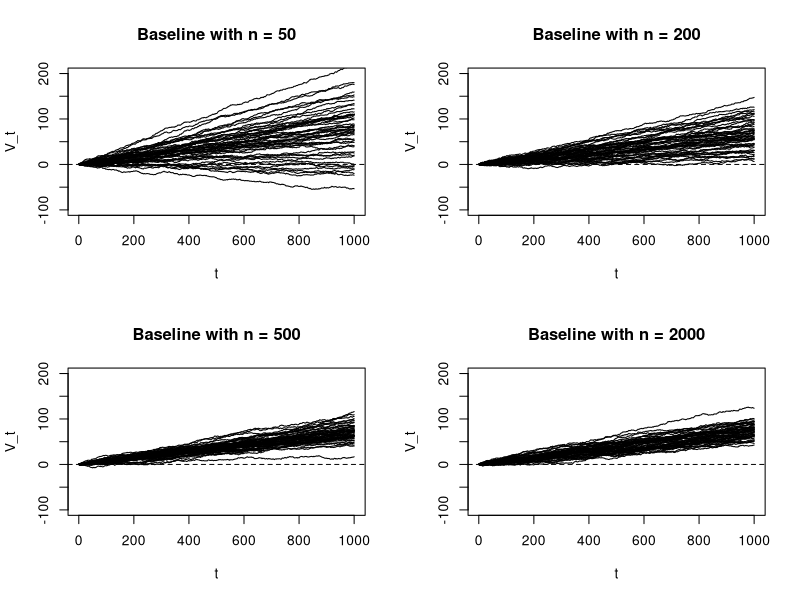
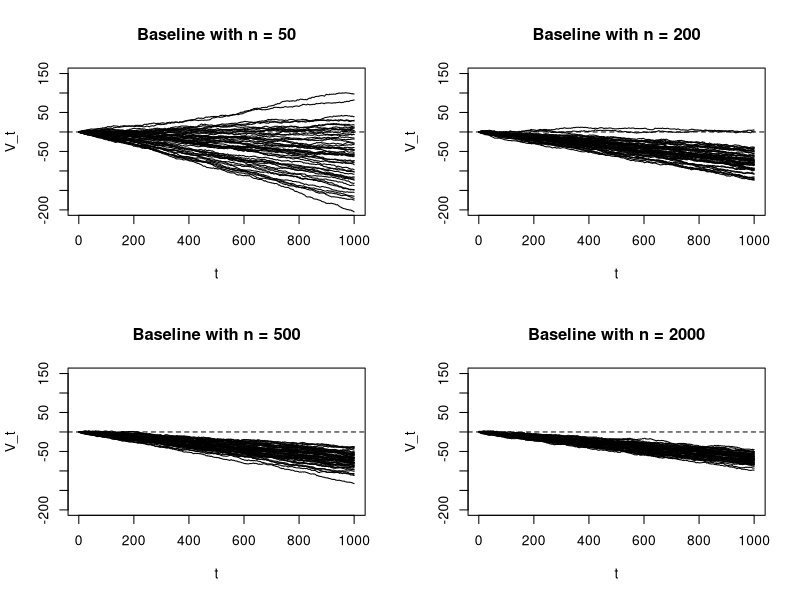

Reproduce these figures in R, in order.
rm(list = ls())
set.seed(10)
nbase1 <- 50
nbase2 <- 200
nbase3 <- 500
nbase4 <- 2000
vlad <- function(nbase, delta){
  A <- matrix(nrow = 50, ncol = 1000)
  change_in_prob <- numeric(0)
  for(i in 1:50){
    xlogregbase <- data.frame(x1 = rbinom(nbase, 1, 0.2), x2 = runif(nbase, 0, 1), x3 = rnorm(nbase, 0, 2))
    xlogregrun <- data.frame(x1 = rbinom(1000, 1, 0.2), x2 = runif(1000, 0, 1), x3 = rnorm(1000, 0, 2))
    xbetabase <- xlogregbase$x1 + xlogregbase$x2 + xlogregbase$x3
    xbetarun <- xlogregrun$x1 + xlogregrun$x2 + xlogregrun$x3
    xlogregbase$y <- rbinom(nbase, size = 1, prob = exp(xbetabase)/(1+exp(xbetabase)))
    xlogregrun$y <- rbinom(1000, size = 1, prob = exp(delta + xbetarun)/(1+exp(delta + xbetarun)))
    regmod <- glm(y~x1+x2+x3, data <- xlogregbase, family = binomial("logit"))
    pred <- predict(regmod, newdata = xlogregrun, type = "response")
    prob_average <- mean(predict(regmod, newdata = xlogregbase, type = "response"))
    logit_risk <- predict(regmod, newdata = xlogregbase)
    pred_risk_delta <- exp(delta+logit_risk)/(1+exp(delta+logit_risk))
    average_prob_delta <- mean(pred_risk_delta)
    change_in_prob[i] <- prob_average - average_prob_delta
    V <- numeric(0)
    V[1] <- pred[1] - xlogregrun$y[1]
    for(j in 2:1000){
      V[j] <- V[j-1] + (pred[j] - xlogregrun$y[j])
    }
    dim(V) <- c(1000, 1)
    A[i, ] <- V
  }
  print(change_in_prob)
  print(mean(change_in_prob))
  return(A)
}
delta = -0.5
vlad1 <- vlad(nbase1, delta)
vlad2 <- vlad(nbase2, delta)
vlad3 <- vlad(nbase3, delta)
vlad4 <- vlad(nbase4, delta)
par(mfrow = c(2, 2))
matplot(t(vlad1), type = "l", lty = 1, main = "Baseline with n = 50", col = 1, 
        ylim = c(-100, 200), ylab = "V_t", xlab = "t")
abline(h = 0, lty = 2)
matplot(t(vlad2), type = "l", lty = 1, main = "Baseline with n = 200", col = 1,  
        ylim = c(-100, 200), ylab = "V_t", xlab = "t")
abline(h = 0, lty = 2)
matplot(t(vlad3), type = "l", lty = 1, main = "Baseline with n = 500", col = 1, 
        ylim = c(-100, 200), ylab = "V_t", xlab = "t")
abline(h = 0, lty = 2)
matplot(t(vlad4), type = "l", lty = 1, main = "Baseline with n = 2000", col = 1,  
        ylim = c(-100, 200), ylab = "V_t", xlab = "t")
abline(h = 0, lty = 2)

delta = 0.5
vlad1 <- vlad(nbase1, delta)
vlad2 <- vlad(nbase2, delta)
vlad3 <- vlad(nbase3, delta)
vlad4 <- vlad(nbase4, delta)
par(mfrow = c(2, 2))
matplot(t(vlad1), type = "l", lty = 1, main = "Baseline with n = 50", col = 1, 
        ylim = c(-200, 150), ylab = "V_t", xlab = "t")
abline(h = 0, lty = 2)
matplot(t(vlad2), type = "l", lty = 1, main = "Baseline with n = 200", col = 1,  
        ylim = c(-200, 150), ylab = "V_t", xlab = "t")
abline(h = 0, lty = 2)
matplot(t(vlad3), type = "l", lty = 1, main = "Baseline with n = 500", col = 1, 
        ylim = c(-200, 150), ylab = "V_t", xlab = "t")
abline(h = 0, lty = 2)
matplot(t(vlad4), type = "l", lty = 1, main = "Baseline with n = 2000", col = 1,  
        ylim = c(-200, 150), ylab = "V_t", xlab = "t")
abline(h = 0, lty = 2)